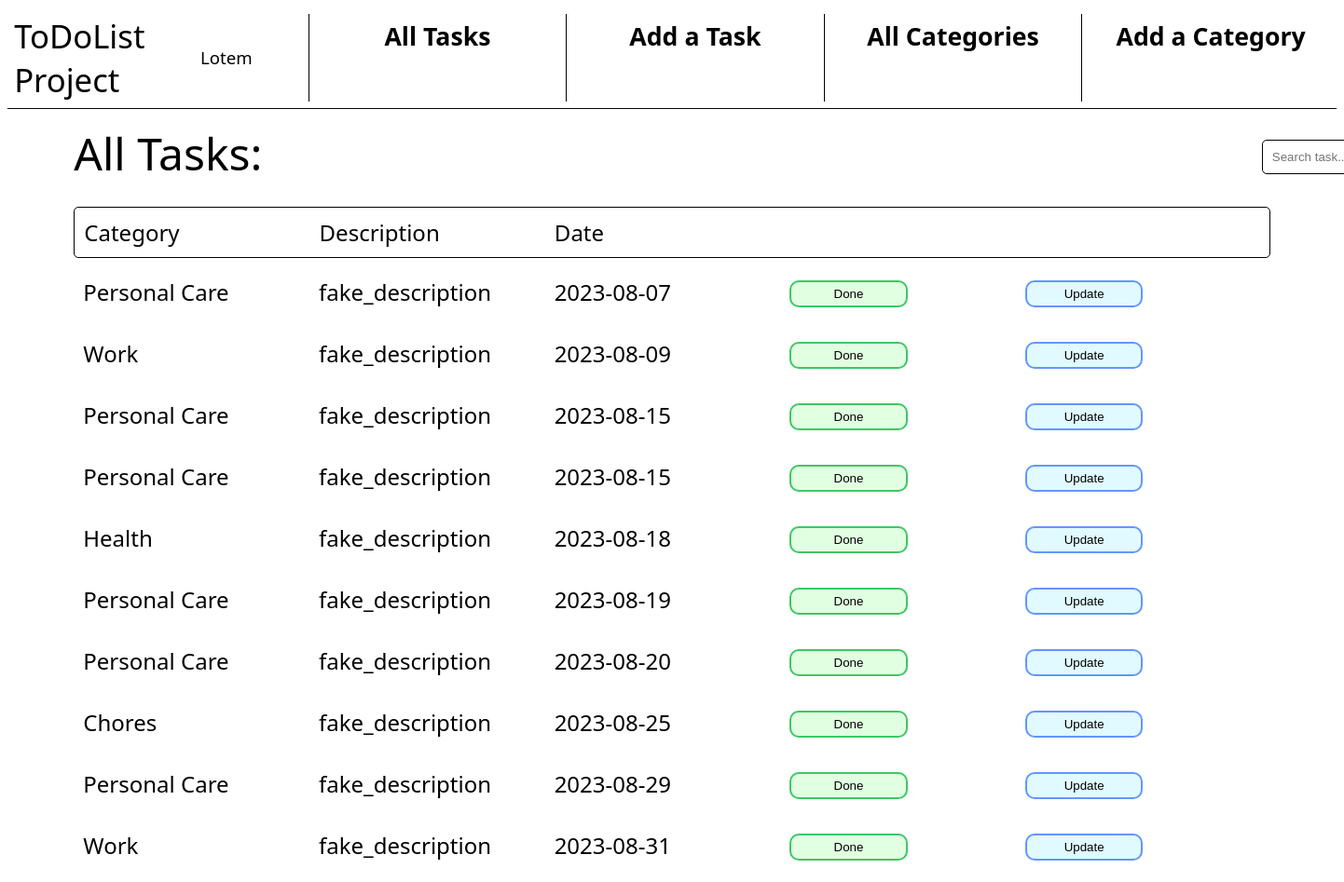
Before: / with the older database file.
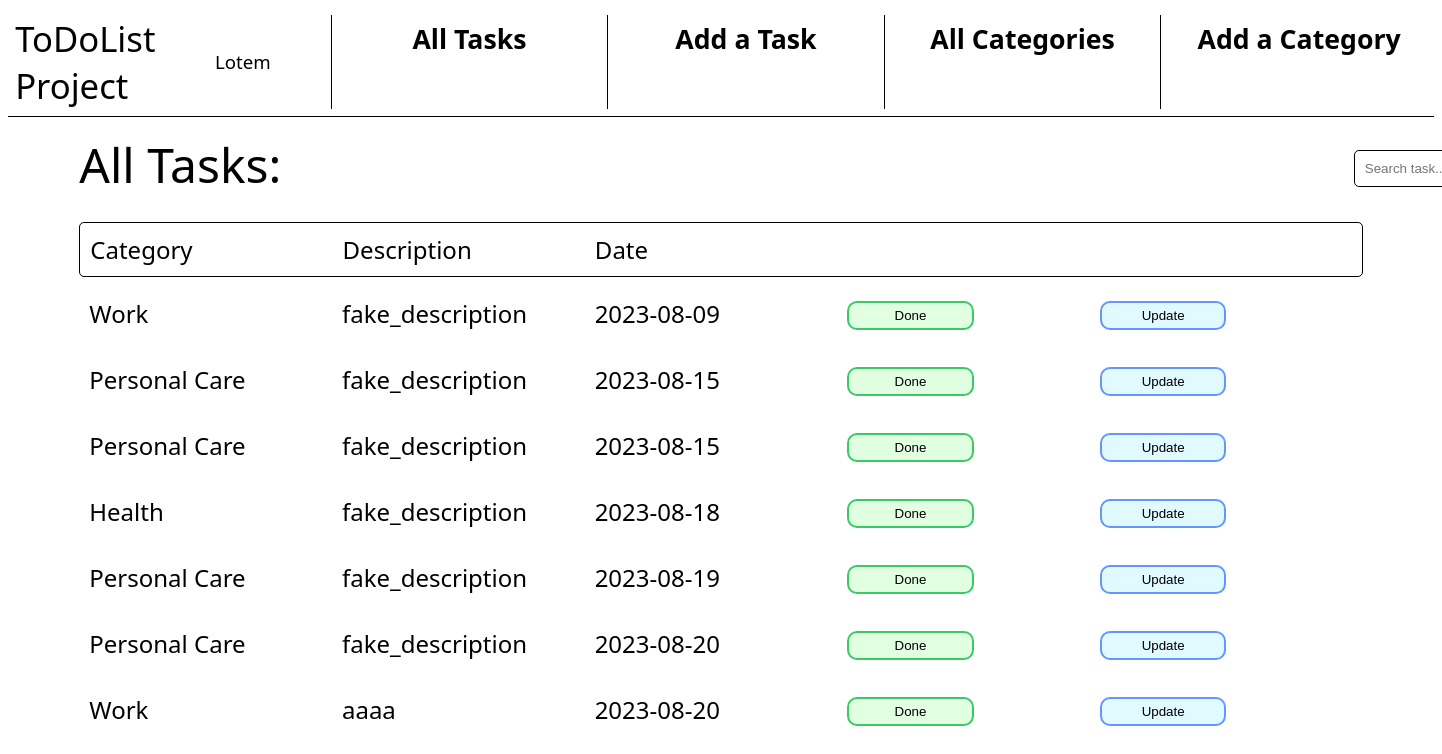
After: the same page with the newer database file.
### tables this page shows
CREATE TABLE tasks(task_id INTEGER PRIMARY KEY, category TEXT, description TEXT, date TEXT);

### app.py (the view)
@app.route('/')
def home():
    return render_template('home.html', tasks = get_tasks_sorted())

### db.py (called while the page is built)
def query_db(sql="SELECT * FROM tasks", filename="tasks.sqlite"):
    with sqlite3.connect(filename) as conn:
        cur=conn.cursor()
        cur.execute(sql)
        conn.commit()
        row_names=[]
        try:
            for row in cur.description:
                row_names.append(row[0])
        except:
            row_names.append(get_keys())
        return {"rows":cur.fetchall(), "keys":row_names}

def get_dicts(sql="SELECT * FROM tasks"):
    tasks = query_db(sql)["rows"]
    keys = query_db(sql)["keys"]
    tasks_dict = []
    for task in tasks:
        values = list(task)
        tempd = dict(zip(keys, values))
        tasks_dict.append(tempd)
    return tasks_dict

### functions.py (called while the page is built)
def get_tasks_sorted():
    tasks = sorted(db.get_dicts(), key=lambda i:i["date"])
    return tasks

### templates/home.html (shortened to what this page needs)
<!DOCTYPE html>
<html lang="en">
    <head>
        <link rel="stylesheet" href="static/css/style.css">
    </head>
    <body>
        <nav>
            <div class="nav-container">
                <div class="project-name">
                    <div class="actual-name">ToDoList Project</div>
                    <div class="my-name">Lotem</div>
                </div>
                <div class="tasks tab">
                    <a href="/">All Tasks</a>
                </div>
                <div class="addtask tab">
                    <a href="/add-task">Add a Task</a>
                </div>
                <div class="allcategories tab">
                    <a href="/categories">All Categories</a>
                </div>
                <div class="addcategory tab">
                    <a href="/add-category">Add a Category</a>
                </div>
            </div>
        </nav>
        <section>
            <div class="tasks-container margin">
                <div class="bigheader-container">
                    <div class="bigheader">All Tasks:</div>
                    <div class="search">
                        <form action="" method="get">
                            <input class="search-text" type="text" placeholder="Search task..." class="search-img">
                        </form>
                    </div>
                </div>
                <div class="headers-container">
                    <div class="category-header">Category</div>
                    <div class="description-header">Description</div>
                    <div class="date-header">Date</div>
                </div>
                {% for task in tasks %}
                <div class="task">
                    <div class="category">{{task["category"]}}</div>
                    <div class="description">{{task["description"]}}</div>
                    <div class="date">{{task["date"]}}</div>
                    <div class="task-done button">
                        <a href="/delete?task_id={{task['task_id']}}">
                            <input type="button" value="Done">
                        </a>
                    </div>
                    <div class="task-update button">
                        <a href="/update?task_id={{task['task_id']}}">
                            <input type="button" value="Update">
                        </a>
                    </div>
                </div>
                {% endfor %}
            </div>
        </section>
    </body>
</html>

### static/css/style.css (style rules this page uses)
body { font-family: system-ui, -apple-system, BlinkMacSystemFont, 'Segoe UI', Roboto, Oxygen, Ubuntu, Cantarell, 'Open Sans', 'Helvetica Neue', sans-serif; font-size: 24pt; }
a { text-decoration: none; }
.margin { margin-left: 5%; margin-right: 5%; }
.nav-container { display: flex; padding: 0.5%; border-bottom: 0.1px solid black; border-width: 10%; }
.project-name { margin-right: 50px; width: 20%; }
.actual-name { font-size: 26pt; }
.my-name { font-size: 14pt; position: relative; top: 36%; padding-left: 2%; }
.tab { width: 20%; text-align: center; font-weight: 600; }
.tab a, .project-name a { color: black; font-size: 20pt; }
.project-name { display: flex; }
.bigheader-container { display: flex; padding-top: 15px; padding-bottom: 15px; }
.bigheader-container div { width: 100%; }
.bigheader { font-weight: 400; font-size: 36pt; }
.search { display: flex; position: relative; }
.search-text { position: relative; top: 10%; left: 120%; border: 0.1px solid black; border-radius: 5px; padding: 10px; }
.headers-container { display: flex; border: 0.1px solid black; border-radius: 5px; margin-top: 10px; padding: 10px; }
.headers-container div { font-weight: 500; }
.task div, .headers-container div { width: 20%; font-size: 18pt; }
.task { display: flex; padding: 10px; margin-top: 10px; margin-bottom: 10px; }
.task-done input, .task-update input, .submit { position: relative; bottom: 8%; padding: 5px; border-radius: 10px; width: 50%; }
.task-done input { border: 2px solid rgb(60, 200, 100); background-color: rgb(225, 255, 225); }
.task-update input { border: 2px solid rgb(100, 150, 255); background-color: rgb(225, 250, 255); }
.description, .date { width: 90%; }

Changed rows visible on the page:
removed tasks: category "Personal Care", description "fake_description", date "2023-08-07"
removed tasks: category "Chores", description "fake_description", date "2023-08-25"
removed tasks: category "Personal Care", description "fake_description", date "2023-08-29"
removed tasks: category "Work", description "fake_description", date "2023-08-31"
added tasks: category "Work", description "aaaa", date "2023-08-20"
